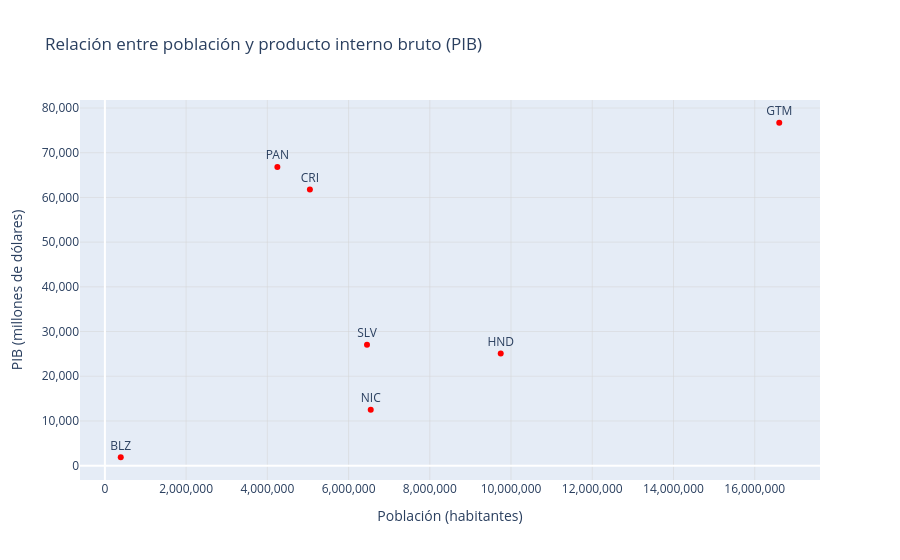

This figure's notebook cell:
### Markdown cell above
##### Población vs PIB

### Code cell
# Subconjunto de países seleccionados
paises_seleccionados = paises.loc[['PAN', 'CRI', 'NIC', 'SLV', 'HND', 'GTM', 'BLZ']]

# Creación del gráfico de dispersión
fig = px.scatter(
    paises_seleccionados,
    x='POP_EST',
    y='GDP_MD',
    text=paises_seleccionados.index, # texto sobre cada punto
    title='Relación entre población y producto interno bruto (PIB)',
    labels={
        'POP_EST': 'Población (habitantes)',
        'GDP_MD': 'PIB (millones de dólares)'
    }
)

# Atributos globales de la figura
fig.update_layout(
    xaxis_tickformat=',',
    yaxis_tickformat=',',
    xaxis=dict(showgrid=True, gridwidth=0.5, gridcolor='lightgray'),
    yaxis=dict(showgrid=True, gridwidth=0.5, gridcolor='lightgray')
)

# Atributos de los elementos visuales del gráfico
fig.update_traces(marker=dict(color='red'), textposition='top center')

# Despliegue del gráfico
mostrar(fig)

### Figure 1 — Plotly figure (JSON) as saved in the notebook; plotly's stock layout.template omitted (floating-point values rounded to 4 significant figures)
{"data": [{"hovertemplate": "Población (habitantes)=%{x}<br>PIB (millones de dólares)=%{y}<br>ADM0_ISO=%{text}<extra></extra>", "legendgroup": "", "marker": {"color": "red", "symbol": "circle"}, "mode": "markers+text", "name": "", "orientation": "v", "showlegend": false, "text": ["PAN", "CRI", "NIC", "SLV", "HND", "GTM", "BLZ"], "textposition": "top center", "type": "scatter", "x": [4246000.0, 5048000.0, 6546000.0, 6454000.0, 9746000.0, 16600000.0, 390400.0], "xaxis": "x", "y": [66800, 61801, 12520, 27022, 25095, 76710, 1879], "yaxis": "y"}], "layout": {"legend": {"tracegroupgap": 0}, "title": {"text": "Relación entre población y producto interno bruto (PIB)"}, "xaxis": {"anchor": "y", "domain": [0.0, 1.0], "gridcolor": "lightgray", "gridwidth": 0.5, "showgrid": true, "tickformat": ",", "title": {"text": "Población (habitantes)"}}, "yaxis": {"anchor": "x", "domain": [0.0, 1.0], "gridcolor": "lightgray", "gridwidth": 0.5, "showgrid": true, "tickformat": ",", "title": {"text": "PIB (millones de dólares)"}}}}
